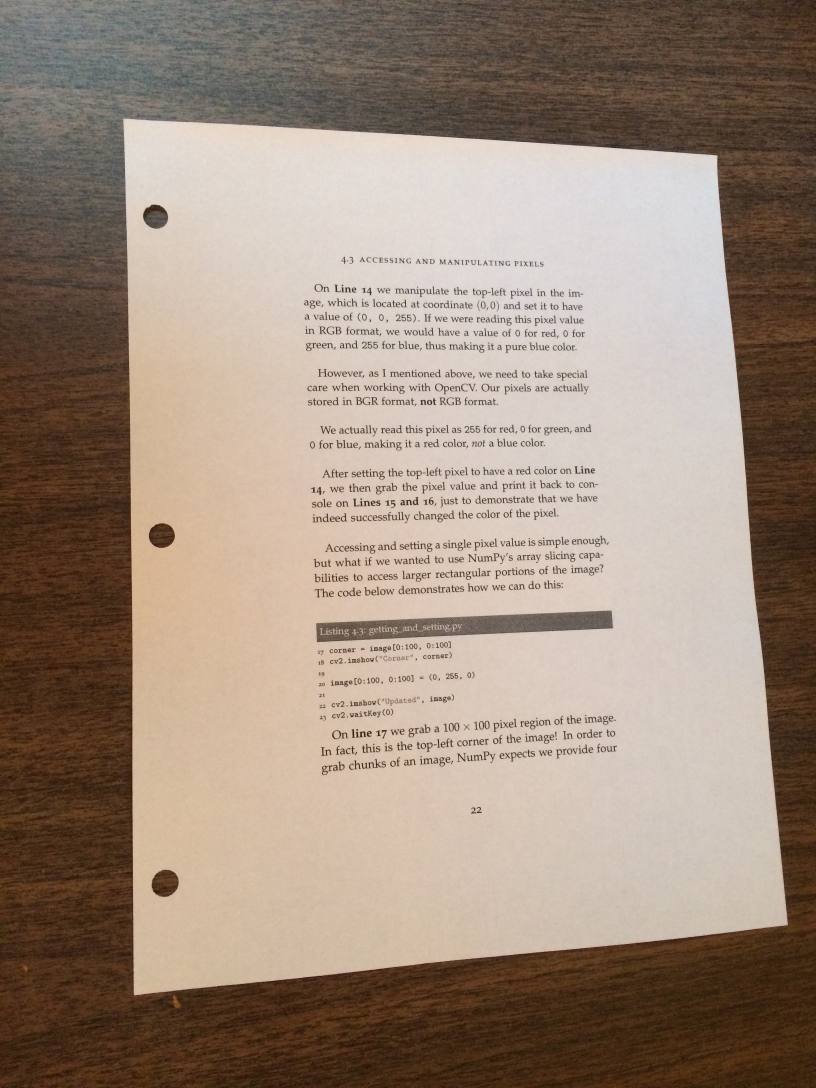
#> input picture images/page.jpg, 2448 x 3264 px (shown at 1/3 size)
$ python scan.py --image images/page.jpg   (Python 2 division)   (older library calls are emulated)
#> lines starting #> are read from the running program, lines starting #| are printed output that depends on the picture; after the words box and inside, x2 and y2 are one past the last pixel; in counts of white or black regions, pixels touching at a corner belong together
### pyimagesearch/imutils.py
# Import the necessary packages
import numpy as np
import cv2

# [23 lines left out: functions translate, rotate, not called in this run]

def resize(image, width = None, height = None, inter = cv2.INTER_AREA):
	# initialize the dimensions of the image to be resized and
	# grab the image size
	dim = None
	(h, w) = image.shape[:2]

	# if both the width and height are None, then return the
	# original image
	if width is None and height is None:
		return image

	# check to see if the width is None
	if width is None:
		# calculate the ratio of the height and construct the
		# dimensions
		r = height / float(h)
		dim = (int(w * r), height)

	# otherwise, the height is None
	else:
		# calculate the ratio of the width and construct the
		# dimensions
		r = width / float(w)
		dim = (width, int(h * r))

	# resize the image
	resized = cv2.resize(image, dim, interpolation = inter)

	# return the resized image
	return resized

### pyimagesearch/transform.py
# import the necessary packages
import numpy as np
import cv2

def order_points(pts):
	# initialzie a list of coordinates that will be ordered
	# such that the first entry in the list is the top-left,
	# the second entry is the top-right, the third is the
	# bottom-right, and the fourth is the bottom-left
	rect = np.zeros((4, 2), dtype = "float32")

	# the top-left point will have the smallest sum, whereas
	# the bottom-right point will have the largest sum
	s = pts.sum(axis = 1)
	rect[0] = pts[np.argmin(s)]
	rect[2] = pts[np.argmax(s)]

	# now, compute the difference between the points, the
	# top-right point will have the smallest difference,
	# whereas the bottom-left will have the largest difference
	diff = np.diff(pts, axis = 1)
	rect[1] = pts[np.argmin(diff)]
	rect[3] = pts[np.argmax(diff)]

	# return the ordered coordinates
	return rect

def four_point_transform(image, pts):
	# obtain a consistent order of the points and unpack them
	# individually
	rect = order_points(pts)
	(tl, tr, br, bl) = rect

	# compute the width of the new image, which will be the
	# maximum distance between bottom-right and bottom-left
	# x-coordiates or the top-right and top-left x-coordinates
	widthA = np.sqrt(((br[0] - bl[0]) ** 2) + ((br[1] - bl[1]) ** 2))
	widthB = np.sqrt(((tr[0] - tl[0]) ** 2) + ((tr[1] - tl[1]) ** 2))
	maxWidth = max(int(widthA), int(widthB))

	# compute the height of the new image, which will be the
	# maximum distance between the top-right and bottom-right
	# y-coordinates or the top-left and bottom-left y-coordinates
	heightA = np.sqrt(((tr[0] - br[0]) ** 2) + ((tr[1] - br[1]) ** 2))
	heightB = np.sqrt(((tl[0] - bl[0]) ** 2) + ((tl[1] - bl[1]) ** 2))
	maxHeight = max(int(heightA), int(heightB))

	# now that we have the dimensions of the new image, construct
	# the set of destination points to obtain a "birds eye view",
	# (i.e. top-down view) of the image, again specifying points
	# in the top-left, top-right, bottom-right, and bottom-left
	# order
	dst = np.array([
		[0, 0],
		[maxWidth - 1, 0],
		[maxWidth - 1, maxHeight - 1],
		[0, maxHeight - 1]], dtype = "float32")

	# compute the perspective transform matrix and then apply it
	M = cv2.getPerspectiveTransform(rect, dst)
	warped = cv2.warpPerspective(image, M, (maxWidth, maxHeight))

	# return the warped image
	return warped

### scan.py
# USAGE
# python scan.py --image images/page.jpg

# import the necessary packages
from __future__ import division
from pyimagesearch.transform import four_point_transform
from pyimagesearch import imutils
from math import sqrt
from PIL import Image, ImageOps, ImageEnhance
import argparse
import cv2
import numpy
import io
import re
import json

DISTANCE_THRESHOLD = 20
AREA_THRESHOLD = 0.5

DESIRED_COMBINED_CODE_WIDTH = 400

# construct the argument parser and parse the arguments
ap = argparse.ArgumentParser()
ap.add_argument("-i", "--image", required=True,
                help="Path to the image to be scanned")
args = vars(ap.parse_args())

# load the image and compute the ratio of the old height
# to the new height, clone it, and resize it
image = cv2.imread(args["image"])
#> image is the input picture: shape (3264, 2448, 3); mean B, G, R 123.7, 138.6, 156.7
ratio = image.shape[1] / 500.0
orig = image.copy()
image = imutils.resize(image, width=500)

# convert the image to grayscale, blur it, and find edges
# in the image
gray = cv2.cvtColor(image, cv2.COLOR_BGR2GRAY)
gray = cv2.GaussianBlur(gray, (5, 5), 0)
edged = cv2.Canny(gray, 75, 200)
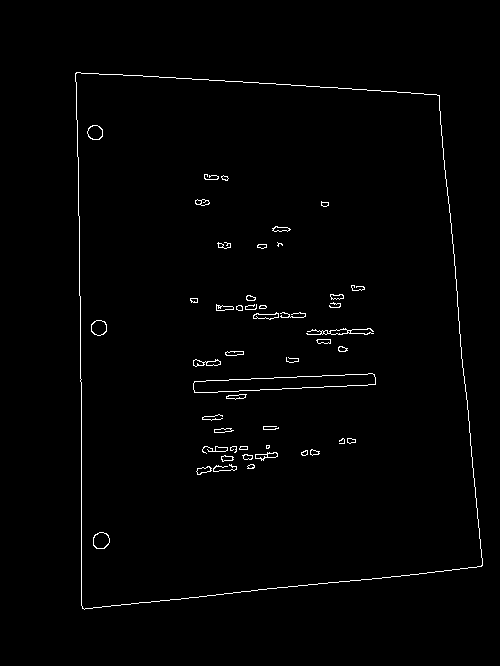
#> edged: shape (666, 500); 1.2% white in thin lines or dots, all inside (x1, y1, x2, y2) = (75, 72, 483, 610)

# save the original image and the edge detected image
# print"STEP 1: Edge Detection"
cv2.imwrite('output-images/1-original.png', orig)
cv2.imwrite('output-images/1-edges.png', edged)

# find the contours in the edged image, keeping only the
# largest ones, and initialize the screen contour
_, contours, _ = cv2.findContours(edged.copy(), cv2.RETR_LIST, cv2.CHAIN_APPROX_SIMPLE)
#> contours = 91 contours, 24 with area under 20; largest, box (x1, y1, x2, y2) and area: (75, 72, 483, 610) 192246, (75, 72, 483, 610) 192242, (193, 373, 376, 393) 2041, (193, 373, 376, 393) 2039, (93, 532, 110, 549) 214
contours = sorted(contours, key=cv2.contourArea, reverse=True)


def distance(pointA, pointB):
    dX = pointA[0][0] - pointB[0][0]
    dY = pointA[0][1] - pointB[0][1]
    return sqrt(dX ** 2 + dY ** 2)


lastContourArea = 1
gamePieceGeometries = []
duplicatePieceGeometries = []

# loop over the contours
for contour in contours:
    area = cv2.contourArea(contour)

    # when there's a dramatic shift in contour surface areas (i.e. 1/2 as small as the last one),
    # then we've probably stopped finding game pieces
    if area / lastContourArea < AREA_THRESHOLD:
        break

    # approximate the contour
    perimeter = cv2.arcLength(contour, True)
    newGeometry = cv2.approxPolyDP(contour, 0.05 * perimeter, True)

    # if our approximated contour does not have four points,
    # then it's probably not a game piece and we can discard it
    print len(newGeometry)
    if len(newGeometry) != 4:
        break

    lastContourArea = area

    # print"%s, %s, %s, %s" % (newGeometry[0][0], newGeometry[1][0], newGeometry[2][0], newGeometry[3][0])

    # sometimes OpenCV finds multiple similar & overlapping shape geometries,
    # so lets make sure this geometry doesn't already exist in our list of found game pieces
    for existingGeometry in gamePieceGeometries:
        # assign existing piece geometry to a new variable
        # since we will be removing points once found
        existingPoints = existingGeometry
        similarPoints = 0
        for newPoint in newGeometry:
            for index, existingPoint in enumerate(existingPoints):
                if distance(newPoint, existingPoint) <= DISTANCE_THRESHOLD:
                    similarPoints += 1
                    # This point is similar to one of the existing ones.
                    # Delete it so we don't try to match it to a new one next time.
                    numpy.delete(existingPoints, index)
                    break
        if similarPoints == 4:
            # all four points in this new geometry are similar to an
            # existing piece geometry, so this piece is not unique.
            # print"similar rectangle found!"
            duplicatePieceGeometries.append(newGeometry)
            break

    else:
        # if we don't overlap with a similar rectangle that we've found already
        # (ie we didn't `break` above), then add this piece to the list of found geometries
        firstPieceContour = newGeometry
        gamePieceGeometries.append(newGeometry)
#> this loop made 3 passes
#> (area, perimeter, newGeometry, lastContourArea) on pass 1: (192245.5, 1819.1, [[76, 72], [82, 608], [481, 566], [439, 95]], 192245.5)
#> (printed output is left out)
#> after the loop, duplicatePieceGeometries = [[[77, 72], [439, 96], [480, 566], [82, 607]]]; gamePieceGeometries = [[[76, 72], [82, 608], [481, 566], [439, 95]]]

# print"%s game pieces found" % len(gamePieceGeometries)

# save the contour (outline) of the piece of paper
# print"STEP 2: Find contours of paper"
cv2.drawContours(image, gamePieceGeometries, -1, (0, 255, 0), 2)
#> image: shape (666, 500, 3)
# cv2.drawContours(image, duplicatePieceGeometries, -1, (0, 0, 255), 2)
cv2.imwrite('output-images/2-contours.png', image)

# these aspect ratios come from directly measuring the monopoly game pieces
A = 0.306122449  # aspect ratio of fully stripped pieces
B = 0.394557823  # aspect ratio of single-stripped pieces
C = 0.472972973  # aspect ratio of in tact pieces
smallAspectRatioThreshold = (B - A) / 2 + A  # = 0.350340136  #small (fully stripped) piece threshold
largeAspectRatioThreshold = (C - B) / 2 + B  # = 0.433765398  #large (in tact) piece threshold
singleStripDelta = (B - A) * 2  # = 0.088435374  #  proportional height of one strip on a single-strip piece
multiStripDelta = (C - A) / 2  # = 0.083425262  #  proportional height of each strip on a multi-strip piece


# [13 lines left out: function get_average_brightness, not called in this run]


onlineCodeImages = []
manualCodeImages = []

for index, geometry in enumerate(gamePieceGeometries):
    # print"########### %s ###########" % index
    # apply the four point transform to obtain a
    # top-down view of the original image
    warped = four_point_transform(orig, geometry.reshape(4, 2) * ratio)

    # STEP 3: Apply perspective transform
    cv2.imwrite("output-images/3-warped-%s.png" % index, warped)

    # STEP 4: Crop only desired areas
    pilImage = Image.fromarray(warped)
    width, height = pilImage.size

    aspectRatio = height / width
    if smallAspectRatioThreshold < aspectRatio < largeAspectRatioThreshold:
        stripHeight = singleStripDelta * height * 1.3

        topStrip = pilImage.crop((0, 0.1 * stripHeight, width, stripHeight))
        bottomStrip = pilImage.crop((0, height - stripHeight, width, height - 0.1 * stripHeight))

        # topStrip.save("output-images/4-topStrip-%s.png" % index)
        # bottomStrip.save("output-images/4-bottomStrip-%s.png" % index)

        # use the average brightness to determine
        if get_average_brightness(topStrip) > get_average_brightness(bottomStrip):
            # use the bottom section, strip off top
            # print"using bottom"
            pilImage = pilImage.crop((0, stripHeight, width, height))
        else:
            # print"using top"
            # use the top section, strip off bottom
            pilImage = pilImage.crop((0, 0, width, height - stripHeight))

    elif aspectRatio > largeAspectRatioThreshold:
        # if its a large game piece, strip off both top and bottom strips
        pilImage = pilImage.crop((0, height * multiStripDelta, width, height - height * multiStripDelta))

    pilImage.save("output-images/5-strip-cropped-%s.png" % index)

    # print'original dimensions:', width, height

    if index == 0:
        rando = pilImage
    # proportional crop positions for getting the online code
    width, height = pilImage.size
    left = int(width * .10)
    top = int(height * .64)
    right = int(width * .45)
    bottom = int(height * .78)
    # print'online code crop positions:', left, top, right, bottom

    onlineCodeImage = pilImage.crop((left, top, right, bottom))
    croppedWidth, croppedHeight = onlineCodeImage.size
    # print'online code cropped dimensions:', croppedWidth, croppedHeight
    desiredRatio = croppedWidth / DESIRED_COMBINED_CODE_WIDTH
    newHeight = int(croppedHeight / desiredRatio)
    onlineCodeImage = onlineCodeImage.resize((DESIRED_COMBINED_CODE_WIDTH, newHeight), Image.ANTIALIAS)
    onlineCodeImage.save("output-images/6-online-code-cropped-%s.png" % index)
    onlineCodeImages.append(onlineCodeImage)

    # proportional crop positions for getting the manual game pieces
    top = int(height * 1)
    right = int(width * 1)
    bottom = int(height * 0)
    left = int(width * .57)
    # print'manual code crop positions:', left, top, right, bottom

    manualCodeImage = pilImage.crop((left, bottom, right, top))
    croppedWidth, croppedHeight = manualCodeImage.size

    # save individual game pieces
    manual_1 = manualCodeImage.crop((0, 0, croppedWidth * 0.25, croppedHeight))
    manual_1.save("output-images/7-b1-manual-code-cropped-%s.png" % index)
    manual_2 = manualCodeImage.crop((croppedWidth * 0.25, 0, croppedWidth * 0.5, croppedHeight))
    manual_2.save("output-images/7-b2-manual-code-cropped-%s.png" % index)
    manual_3 = manualCodeImage.crop((croppedWidth * 0.5, 0, croppedWidth * 0.75, croppedHeight))
    manual_3.save("output-images/7-b3-manual-code-cropped-%s.png" % index)
    manual_4 = manualCodeImage.crop((croppedWidth * 0.75, 0, croppedWidth, croppedHeight))
    manual_4.save("output-images/7-b4-manual-code-cropped-%s.png" % index)


    # print'manual code cropped dimensions:', croppedWidth, croppedHeight
    desiredRatio = croppedWidth / DESIRED_COMBINED_CODE_WIDTH
    newHeight = int(croppedHeight / desiredRatio)
    manualCodeImage = manualCodeImage.resize((DESIRED_COMBINED_CODE_WIDTH, newHeight), Image.ANTIALIAS)
    manualCodeImage.save("output-images/7-manual-code-cropped-%s.png" % index)
    manualCodeImages.append(manualCodeImage)
#> this loop made 1 pass
#> (geometry, tl in four_point_transform, tr in four_point_transform, br in four_point_transform, bl in four_point_transform) on pass 1: ([[76, 72], [82, 608], [481, 566], [439, 95]], [372.1, 352.5], [2149.3, 465.1], [2355, 2771.1], [401.5, 2976.8])
#> pass 1, in four_point_transform, `warped = cv2.warpPerspective(image, M, (maxWidth, maxHeight))`:
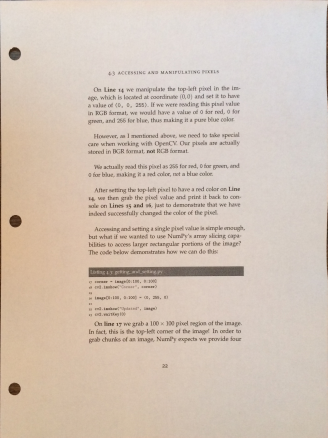
#> warped: shape (2624, 1964, 3) (shown at 1/6 size); mean B, G, R 183.8, 196.6, 211.6
#> pass 1, `pilImage = pilImage.crop((0, height * multiStripDelta, width, height -..`:
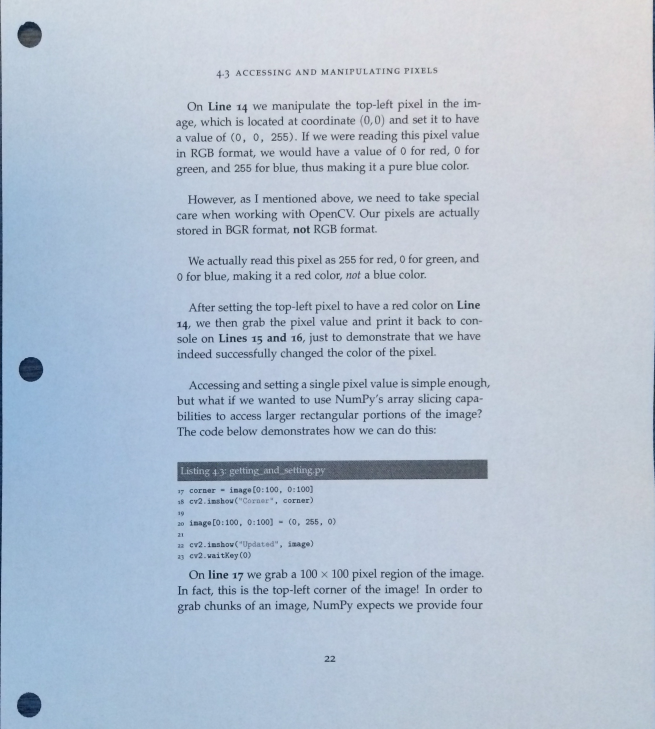
#> pilImage: PIL image 1964x2186 RGB (shown at 1/3 size); mean R, G, B 182.2, 195.1, 210.6
#> pass 1, `onlineCodeImage = onlineCodeImage.resize((DESIRED_COMBINED_CODE_WIDTH,..`:
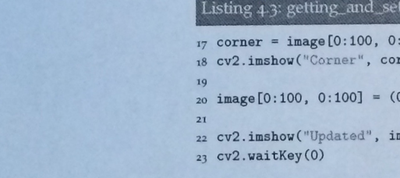
#> onlineCodeImage: PIL image 400x178 RGB; mean R, G, B 160.4, 181.5, 205.1
#> after the loop:
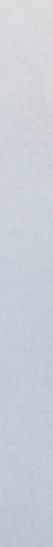
#> manual_3: PIL image 212x2186 RGB (shown at 1/4 size); mean R, G, B 200.8, 206.6, 215.5
#> after the loop, manualCodeImages = 1 item; onlineCodeImages = 1 item

onlineWidths, onlineHeights = zip(*(i.size for i in onlineCodeImages))
#> onlineWidths = (400,); onlineHeights = (178,)
manualWidths, manualHeights = zip(*(i.size for i in manualCodeImages))
#> manualWidths = (400,); manualHeights = (1034,)

# create a new image to place all the online codes on
totalWidth = max(onlineWidths)
#> totalWidth = 400
maxHeight = sum(onlineHeights)
#> maxHeight = 178
combinedOnlineCodesImage = Image.new('RGB', (totalWidth, maxHeight), (0, 0, 0, 255))
#> combinedOnlineCodesImage: PIL image 400x178 RGB; every value is 0
yOffset = 0
for index, img in enumerate(onlineCodeImages):
    combinedOnlineCodesImage.paste(img, (0, yOffset))
    yOffset += img.size[1]
#> this loop made 1 pass
#> after the loop, yOffset = 178
# combinedOnlineCodesImage.show()
combinedOnlineCodesImage.save('output-images/8-online-codes-together.png')

# create a new image to place all the manual codes on
bufferHeight = 5
totalWidth = max(manualWidths)
maxHeight = sum(manualHeights) + bufferHeight * len(manualHeights)
#> maxHeight = 1039
combinedManualCodesImage = Image.new('RGB', (totalWidth, maxHeight), (178, 197, 217, 255))
yOffset = 0
for index, img in enumerate(manualCodeImages):
    combinedManualCodesImage.paste(img, (0, yOffset))
    yOffset += img.size[1] + bufferHeight
#> this loop made 1 pass
#> yOffset on pass 1: 1039
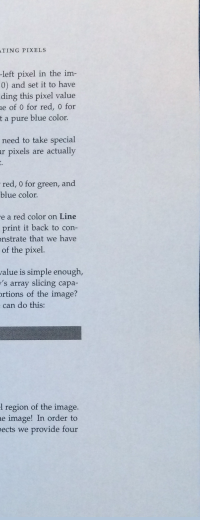
#> combinedManualCodesImage: PIL image 400x1039 RGB (shown at 1/2 size); mean R, G, B 195, 201.8, 211.8
#> after the loop, yOffset = 1039

#####################################################
combinedManualCodesImage.show()
new = Image.new('RGB', (298, 233), (178, 197, 217, 255))
col1 = combinedManualCodesImage.crop((0, 0, 69, 233))
col2 = combinedManualCodesImage.crop((107, 0, 176, 233))
col3 = combinedManualCodesImage.crop((218, 0, 287, 233))
col4 = combinedManualCodesImage.crop((325, 0, 400, 233))
new.paste(col1, (0, 0))
new.paste(col2, (74, 0))
new.paste(col3, (148, 0))
new.paste(col4, (223, 0))
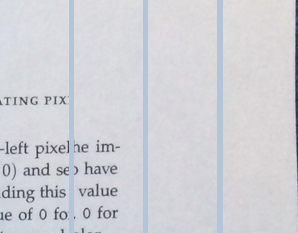
#> new: PIL image 298x233 RGB; mean R, G, B 208.2, 209.4, 214.8
